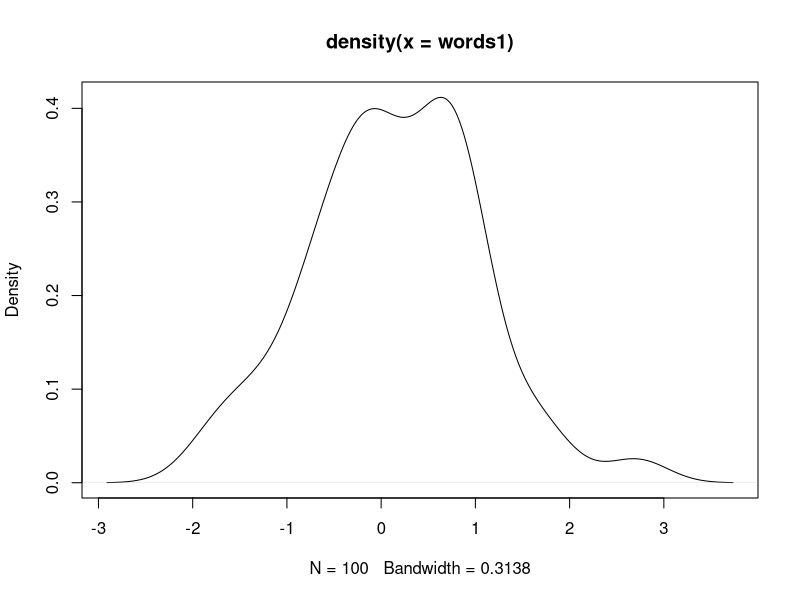
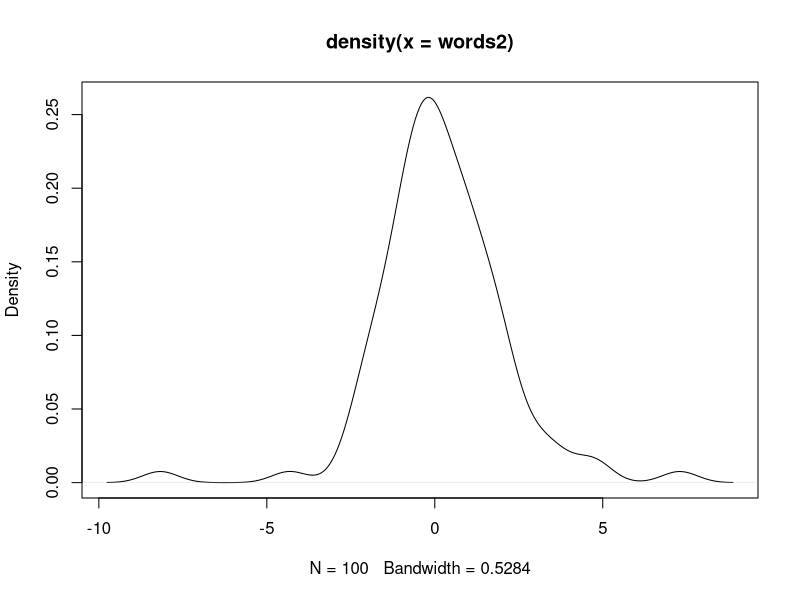
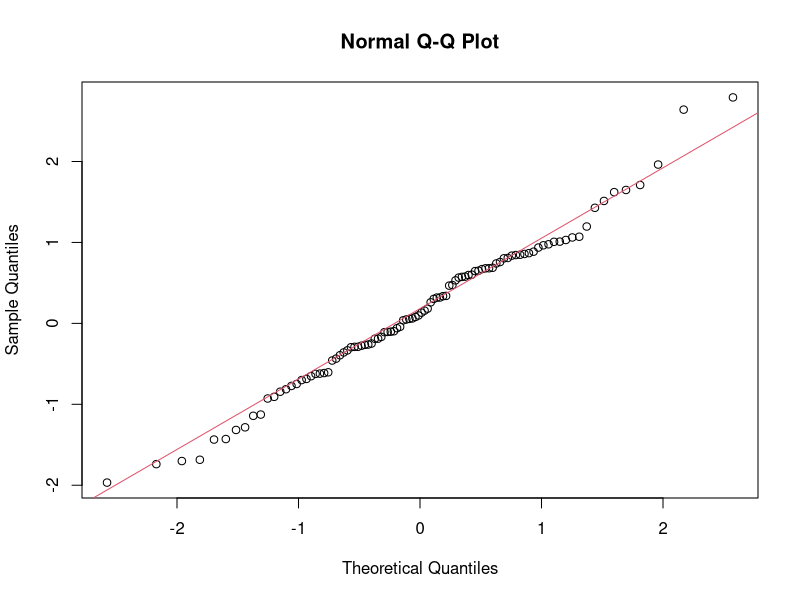
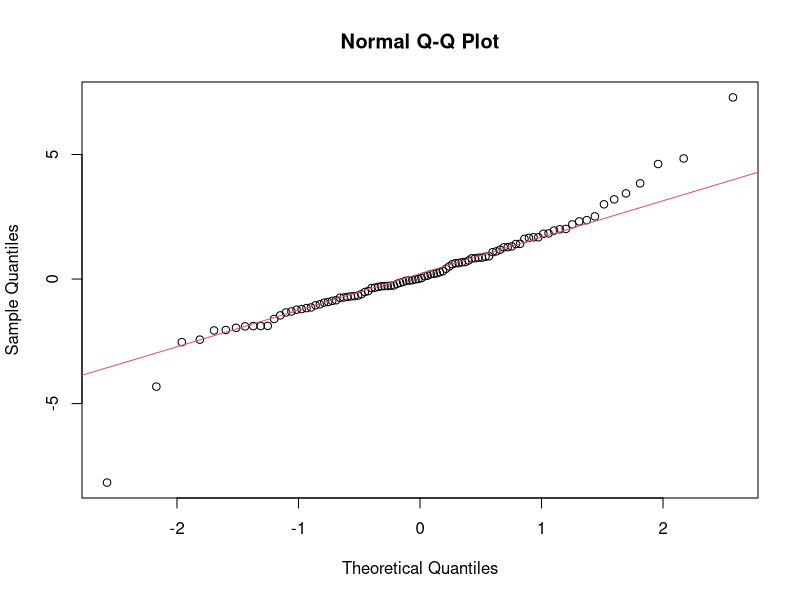

The R source for these figures, in order:
## Generate two data sets
## First Normal, second from a t-distribution
words1 = rnorm(100); words2 = rt(100, df=3)

## Have a look at the densities
plot(density(words1));plot(density(words2))

## Perform the test
shapiro.test(words1); shapiro.test(words2)

## Plot using a qqplot
qqnorm(words1);qqline(words1, col = 2)
qqnorm(words2);qqline(words2, col = 2)
